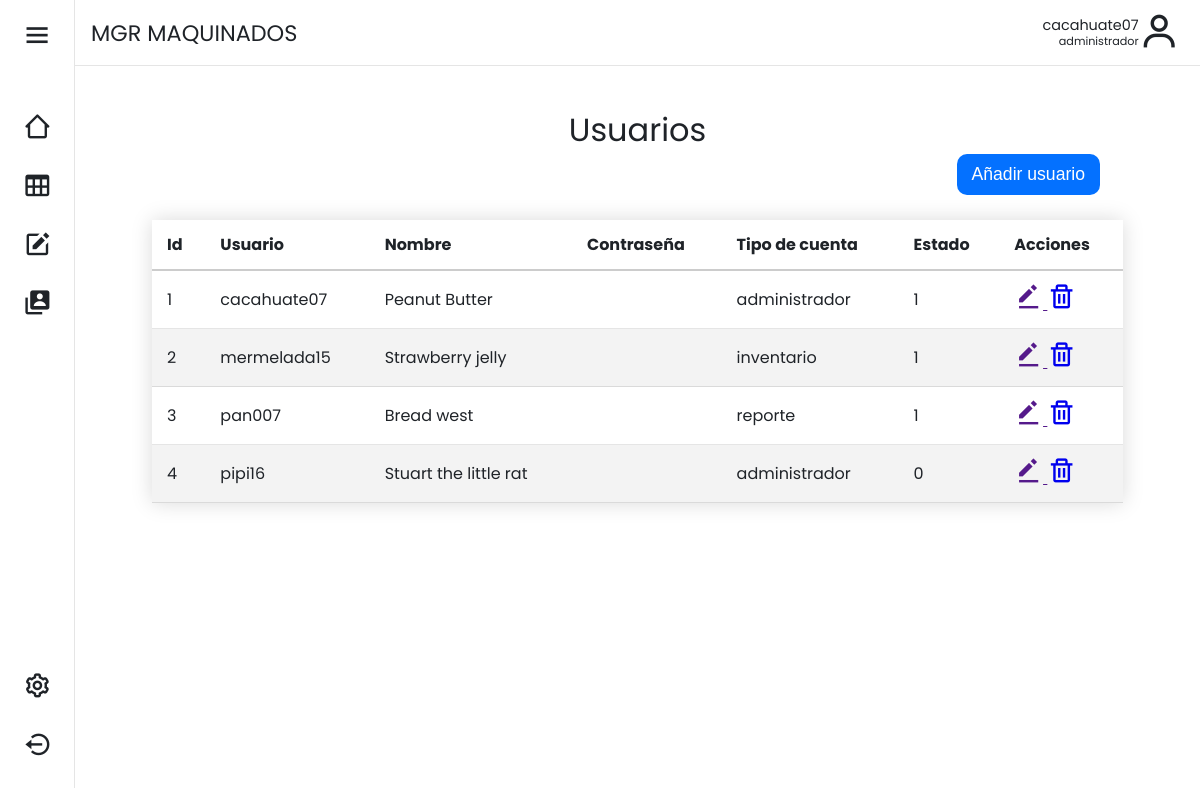
Screenshot of /usuarios.php (signed in) with the database file from the repository.
### tables this page shows
CREATE TABLE empleados (
    empleado_id SMALLINT PRIMARY KEY AUTO_INCREMENT,
    nombre VARCHAR(128),
    nombre_usuario VARCHAR(32),
    password VARCHAR(255),
    tipo_cuenta VARCHAR(20),
    estado BIT
);

### authentication.php (called while the page is built, shortened)
<?php
if(isset($_SESSION["empleado_id"])){
    require __Dir__ . "/scripts/database.php";
    $sql = "SELECT * FROM empleados WHERE empleado_id = {$_SESSION["empleado_id"]}";
    $result = $mysqli->query($sql);
    $user = $result->fetch_assoc();
}
else{
    header("Location: index.php");
}
?>

### usuarios.php (the view, shortened to what this page needs)
<?php
require("authentication.php");
?>
<!DOCTYPE html>
<html lang="en">
<head>
    <link rel="stylesheet" href="assets/css/usuarios.css?<?php echo time(); ?>">
    <link rel="stylesheet" href="assets/css/sidebar.css?<?php echo time(); ?>">
    <link href='https://unpkg.com/boxicons@2.1.4/css/boxicons.min.css' rel='stylesheet'>
</head>
<body>
    <div class="sidebar">
        <div class="logoContent">
            <div class="logo">
                <i class='bx bx-menu' id="btn"></i>
            </div>
        </div>
        <ul class="nameList">
            <div class="topItems">
                <li>
                    <a href="home.php">
                        <i class='bx bx-home-alt-2'></i>
                    </a>
                </li>
                <li>
                    <a href="#">
                        <i class='bx bx-table'></i>
                    </a>
                </li>
                <li>
                    <a href="#">
                        <i class='bx bxs-edit' ></i>
                    </a>
                </li>
                <li>
                    <a href="#">
                        <i class='bx bxs-user-account'></i>
                    </a>
                </li>
            </div>
            <?php include("includes\sidebar-bottomItems.php") ?>
        </ul>
    </div>
    <div class="home">
        <?php
        include("includes/header.php");
        ?>
        <div class="content">
            <div class="content-header">
                <h1>Usuarios</h1>
                <button id = "addButton" class="openModalCU">Añadir usuario</button>
            </div>
            <div class = "table-container">
            <table class = "content-table">
                <thead>
                    <tr>
                        <th>Id</th>
                        <th>Usuario</th>
                        <th>Nombre</th>
                        <th>Contraseña</th>
                        <th>Tipo de cuenta</th>
                        <th>Estado</th>
                        <th>Acciones</th>
                    </tr>
                </thead>
                <tbody>
                    <?php
                    $mysqli = require __DIR__ . "/scripts/database.php";
                    $sql = "SELECT * FROM empleados";
                    $result = $mysqli->query($sql);
                    while($row = $result->fetch_assoc()){
                        echo "
                        <tr>
                        <td>$row[empleado_id]</td>
                        <td>$row[nombre_usuario]</td>
                        <td>$row[nombre]</td>
                        <td>$row[password]</td>
                        <td>$row[tipo_cuenta]</td>
                        <td>$row[estado]</td>
                        <td>
                            <a href='' class = 'openModalEU'>
                                <i class='bx bxs-edit-alt'></i>
                            </a>
                            <a href='deleteUser.php?id=$row[empleado_id]'>
                                <i class='bx bx-trash'></i>
                            </a>
                        </td>
                    </tr>
                        ";
                    }
                    ?>
                </tbody>
            </table>
            </div>
        </div>
    </div>
</body>
</html>

### includes/sidebar-bottomItems.php (shortened to what this page needs)
<div class="bottomItems">
         <li>
            <a class="openModalS">
                <i class='bx bx-cog'></i>
            </a>
        </li>
        <li>
            <a class="openModalL">
                <i class='bx bx-log-out-circle'></i>
            </a>
        </li>
</div>

### includes/header.php
<header>
    <div class="headerContent">
        <div class="leftContent">
            <h1 class="bizName">MGR MAQUINADOS</h1>
        </div>
        <div class="rightContent">
            <div class="userProfile">
                <div class="userText">
                    <div class="name"><?= htmlspecialchars($user["nombre_usuario"]) ?></div>
                    <div class="job"><?= htmlspecialchars($user["tipo_cuenta"]) ?></div>
                </div>
                <div class="profilePicture">
                    <i class='bx bx-user'></i>
                </div>
            </div>
        </div>
    </div>
</header>

### assets/css/usuarios.css (style rules this page uses)
:root { --c-text-primary: rgb(31, 35, 40); --c-text-header: #7E7F79; --c-border-primary: rgba(0, 0, 0, .15); --c-bg-body: #fff; --c-bg-sidebar: #fff; --c-bg-primary: #fff; --c-bg-secondary: #d4d8dd; --c-bg-button: #fff; --c-bg-button-secondary: #e4e4e4; --c-bg-sb-icon: #F0F2F4; --c-bg-tb-even: #f3f3f3; }
.content { margin: 0 40px; }
table { border-collapse: collapse; margin: 25px auto; width: calc(100% - 74px); min-width: 640px; box-shadow: 0 0 20px rgba(0, 0, 0, 0.15); }
table thead tr { text-align: left; font-weight: bold; }
table th, table td { padding: 12px 15px; }
table tbody tr { border-bottom: 1px solid var(--c-border-primary); }
table tbody tr:nth-of-type(even) { background-color: var(--c-bg-tb-even); }
table thead { border-bottom: 2px solid rgba(0, 0, 0, 0.20); }
#addButton { padding: 10px 15px; border: none; border-radius: 10px; background-color: #0471FF; color: #fff; font-size: 1.1em; font-weight: 500; float: right; margin-right: 60px; cursor: pointer; transition: all 0.2s ease; }
.table-container { clear: right; overflow-x: auto; }

### assets/css/sidebar.css (style rules this page uses)
:root { --c-text-primary: rgb(31, 35, 40); --c-text-header: #7E7F79; --c-border-primary: rgba(0, 0, 0, .1); --c-bg-body: #fff; --c-bg-sidebar: #fff; --c-bg-primary: #fff; --c-bg-secondary: #d4d8dd; --c-bg-button: #fff; --c-bg-button-secondary: #e4e4e4; --c-bg-sb-icon: #F0F2F4; }
* { margin: 0; padding: 0; box-sizing: border-box; }
body { font-family: 'Poppins', sans-serif; color: var(--c-text-primary); background: var(--c-bg-body); font-size: 16px; transition: all 0.5s ease; }
i { font-size: 1.8em; }
.sidebar { position: fixed; top: 0; left: 0; height: 100%; width: 75px; background: var(--c-bg-sidebar); z-index: 1; transition: all 0.5s ease; border-right: solid 1px var(--c-border-primary); white-space: nowrap; }
.sidebar .logoContent .logo { font-weight: 500; font-size: 17.6px; letter-spacing: -1px; padding-block: 20px; padding-left: 10px; }
.sidebar #btn { position: absolute; right: 8px; transform: translateY(-3px); transform: translateX(-14px); cursor: pointer; }
.sidebar ul li i { min-width: 40px; }
.sidebar .nameList { padding-inline: 10px; list-style: none; display: flex; height: calc(100% - 66px); flex-direction: column; justify-content: space-between; }
.sidebar .nameList li a { text-decoration: none; color: var(--c-text-primary); display: flex; padding: 10px 13px; margin-bottom: 10px; }
.sidebar .nameList .bottomItems { padding-bottom: 20px; cursor: pointer; }
.home { position: relative; left: 75px; width: calc(100% - 75px); }
header { border-bottom: solid 1px var(--c-border-primary); max-height: 66px; overflow: hidden; }
header .bizName { font-size: 1.4em; padding: 16px; font-weight: 400; }
.headerContent { display: flex; justify-content: space-between; }
.headerContent .rightContent { display: flex; align-items: center; margin-right: 20px; }
.headerContent .rightContent .userProfile { display: flex; justify-content: center; align-items: center; line-height: 1em; }
.userProfile .name { font-size: 0.9em; font-weight: 400; }
.userProfile .job { font-size: 0.7em; text-align: right; }
.userProfile .profilePicture { font-size: 23px; }
.content h1 { font-weight: 400; text-align: center; padding-top: 40px; }

### rows the page displays
empleados: nombre_usuario "cacahuate07", tipo_cuenta "administrador", empleado_id "1", nombre "Peanut Butter", estado "1"
empleados: empleado_id "2", nombre_usuario "mermelada15", nombre "Strawberry jelly", tipo_cuenta "inventario", estado "1"
empleados: empleado_id "3", nombre_usuario "pan007", nombre "Bread west", tipo_cuenta "reporte", estado "1"
empleados: empleado_id "4", nombre_usuario "pipi16", nombre "Stuart the little rat", tipo_cuenta "administrador", estado "0"
